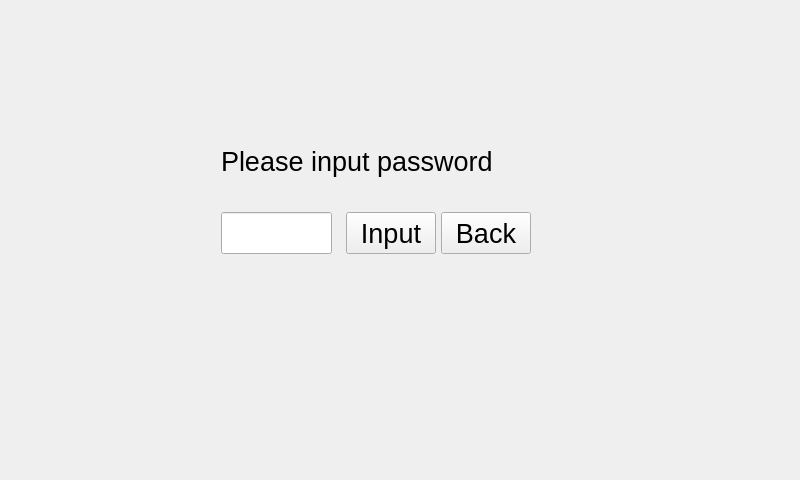
<?xml version="1.0" encoding="UTF-8"?>
<ui version="4.0">
 <class>LoginDlg</class>
 <widget class="QWidget" name="LoginDlg">
  <property name="geometry">
   <rect>
    <x>0</x>
    <y>0</y>
    <width>800</width>
    <height>480</height>
   </rect>
  </property>
  <property name="windowTitle">
   <string>Form</string>
  </property>
  <widget class="QPushButton" name="input">
   <property name="geometry">
    <rect>
     <x>346</x>
     <y>212</y>
     <width>90</width>
     <height>42</height>
    </rect>
   </property>
   <property name="font">
    <font>
     <pointsize>20</pointsize>
    </font>
   </property>
   <property name="text">
    <string>Input</string>
   </property>
  </widget>
  <widget class="QLineEdit" name="passward_lineEdit">
   <property name="geometry">
    <rect>
     <x>221</x>
     <y>212</y>
     <width>111</width>
     <height>42</height>
    </rect>
   </property>
   <property name="font">
    <font>
     <pointsize>20</pointsize>
    </font>
   </property>
   <property name="echoMode">
    <enum>QLineEdit::Password</enum>
   </property>
  </widget>
  <widget class="QPushButton" name="back">
   <property name="geometry">
    <rect>
     <x>441</x>
     <y>212</y>
     <width>90</width>
     <height>42</height>
    </rect>
   </property>
   <property name="font">
    <font>
     <pointsize>20</pointsize>
    </font>
   </property>
   <property name="text">
    <string>Back</string>
   </property>
  </widget>
  <widget class="QLabel" name="label">
   <property name="geometry">
    <rect>
     <x>221</x>
     <y>131</y>
     <width>331</width>
     <height>61</height>
    </rect>
   </property>
   <property name="text">
    <string>&lt;html&gt;&lt;head/&gt;&lt;body&gt;&lt;p&gt;&lt;span style=&quot; font-size:20pt;&quot;&gt;Please input password&lt;/span&gt;&lt;/p&gt;&lt;/body&gt;&lt;/html&gt;</string>
   </property>
  </widget>
 </widget>
 <resources/>
 <connections/>
</ui>
